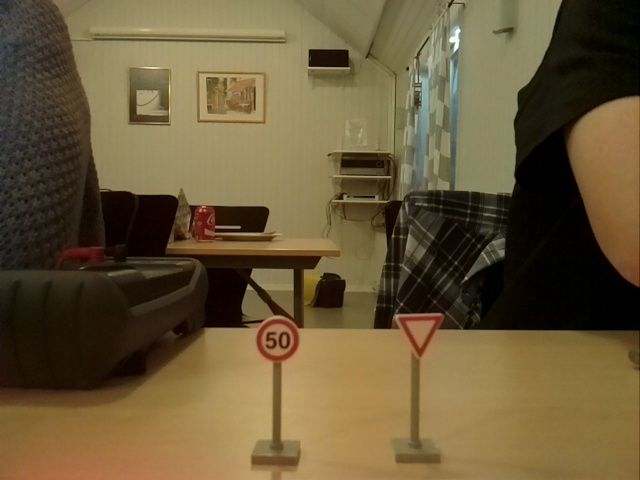
#> input picture Vision/signtest1.jpg, 640 x 480 px
$ python SignFinder.py   (Python 2 division)   (older library calls are emulated)
#> lines starting #> are read from the running program, lines starting #| are printed output that depends on the picture; after the words box and inside, x2 and y2 are one past the last pixel; in counts of white or black regions, pixels touching at a corner belong together
#> further down, frame is the input picture: shape (480, 640, 3); mean B, G, R 56.5, 88.5, 105.1
__author__ = 'teddycool'
#Purpose: to find traffic-signs in the delivered frame


import cv2
import numpy as np
import time

class SignFinder(object):

    def __init__(self):
        self._signs = {'Stop', 'Left', 'Right'}
        self._foundSigns = {}
        self._circles = None
        return

    def initialize(self):
        print "SignFinder initialize"
        self._hsvOrangeMin = np.array([1, 100, 100])
        self._hsvOrangeMax = np.array([2, 255, 255])
        self._hsvRedMin = np.array([160, 100, 100])
        self._hsvRedMax = np.array([179, 255, 255])
        self._hsvWhiteMin = np.array([0, 0, 100])
        self._hsvWhiteMax = np.array([255, 0, 255])
        self._hsvBlueMin = np.array([118, 100, 12])
        self._hsvBlueMax = np.array([122, 255, 255])

    def update(self, frame):
        frameHSV = cv2.cvtColor(frame, cv2.COLOR_BGR2HSV)
#> frameHSV: shape (480, 640, 3); mean H, S, V 20.9, 135.5, 105.3
        orange = cv2.inRange(frameHSV, self._hsvOrangeMin, self._hsvOrangeMax)
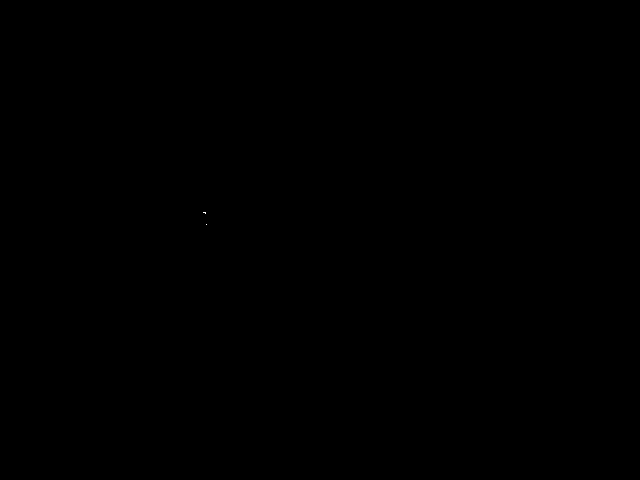
#> orange: shape (480, 640); 0% white in thin lines or dots, all inside (x1, y1, x2, y2) = (203, 212, 207, 225)
        red = cv2.inRange(frameHSV, self._hsvRedMin, self._hsvRedMax)
#> red: shape (480, 640); every value is 0
        blue = cv2.inRange(frameHSV, self._hsvBlueMin, self._hsvBlueMax)
        total_red = red#cv2.add(orange, red)
        self._stop = cv2.HoughCircles(total_red, cv2.cv.CV_HOUGH_GRADIENT, 3, 75, param1 = 100, param2 = 100, minRadius = 10, maxRadius = 75)
#> self._stop = None
        return frame

    def draw(self, frame):
        if self._stop != None:
            self._stop = np.uint16(np.around( self._stop))
            print "Stops: " + str(len( self._stop))
            for i in  self._stop[0,:]:
                # draw the outer circle
                cv2.circle(frame, (i[0],i[1]), i[2], (0, 255, 0), 2)
                # draw the center of the circle
                cv2.circle(frame, (i[0],i[1]), 2, (0, 0, 255), 3)
        return frame

if __name__ == '__main__':
    print "Testcode for SignFinder"
    frame = cv2.imread("signtest1.jpg")
    sf = SignFinder()
    sf.initialize()
    sf.update(frame)
    sf.draw(frame)
    cv2.imshow("Sign", frame)
    cv2.waitKey(0)
